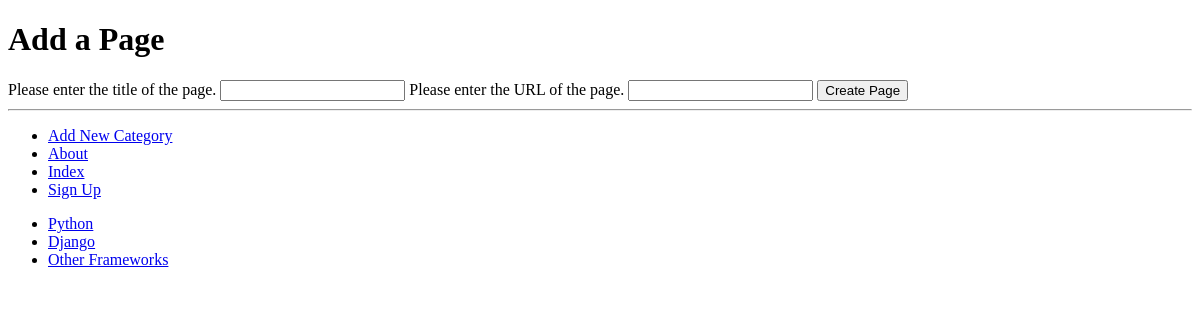
The app's page /rango/category/django/add_page/, older data.
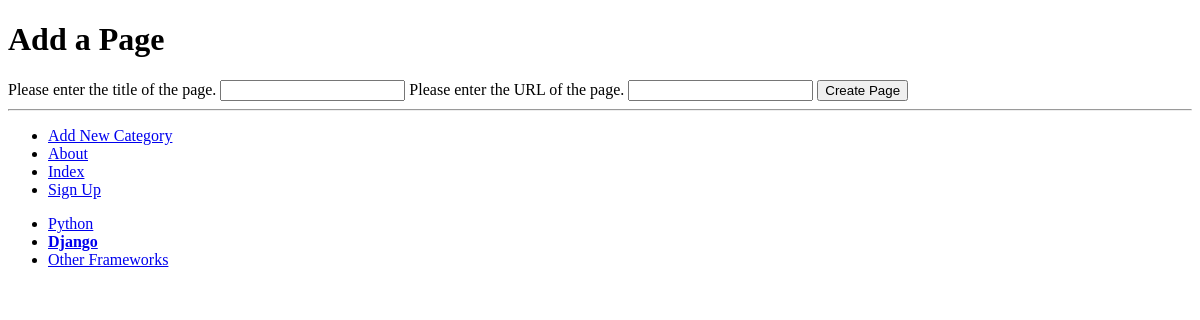
The same page, newer data.
### rango/models.py (models this page shows, shortened)
class Category(models.Model):
    name_length = 128
    name = models.CharField(max_length=name_length, unique=True)
    views = models.IntegerField(default=0)
    likes = models.IntegerField(default=0)
    slug = models.SlugField(unique=True)
    class Meta:
        verbose_name_plural = "Categories"

### rango/views.py (the view, shortened to what this page needs)
# urls.py: url(r'^category/(?P<category_name_slug>[\w\-]+)/add_page/$', views.add_page, name='add_page'),
def add_page(request, category_name_slug):
        try:
                category = Category.objects.get(slug=category_name_slug)
        except Category.DoesNotExist:
                category = None
        form = PageForm()
        context_dict = {'form':form, 'category':category}
        return render(request, 'rango/add_page.html', context_dict)

### rango/forms.py (shortened to what this page needs)
class PageForm(forms.ModelForm):
    title = forms.CharField(max_length=Page.title_length, help_text="Please enter the title of the page.")
    url = forms.URLField(max_length=Page.url_length, help_text="Please enter the URL of the page.")
    views = forms.IntegerField(widget=forms.HiddenInput(), initial=0)
    class Meta:
        model = Page
        exclude = ('category',)

### rango/templatetags/rango_template_tags.py (called while the page is built)
@register.inclusion_tag('rango/cats.html')
def get_category_list(cat=None):
	return {'cats': Category.objects.all(),
			'act_cat': cat}

### templates/rango/add_page.html (shortened to what this page needs)
<!DOCTYPE html>
{% extends 'rango/base.html' %}
{% load staticfiles %}
{% block body_block %}
	<h1>Add a Page</h1>
	<div>
		<form id="page_form" method="post" action="{% url 'rango:add_page' category.slug %}">
			{% for field in form.visible_fields %}
				{{ field.help_text }}
				{{ field }}
			{% endfor %}
			<input type="submit" name="submit" value="Create Page" />
		</form>
	</div>
{% endblock %}

### templates/rango/cats.html
<ul>
{% if cats %}
	{% for c in cats %}
		{% if c == act_cat %}
			<li>
			<strong>
				<a href={% url 'rango:show_category' c.slug %}>{{ c.name }}</a>
			</strong>
			</li>
		{% else %}
			<li>
				<a href={% url 'rango:show_category' c.slug %}>{{ c.name }}</a>
			</li>
		{% endif %}
	{% endfor %}
{% else %}
	<li><strong>There are no categories present.</strong></li>
{% endif %}
</ul>

Row changes from the older to the newer data that the page shows:
changed Category "Django": slug empty → "django" (drawn)
